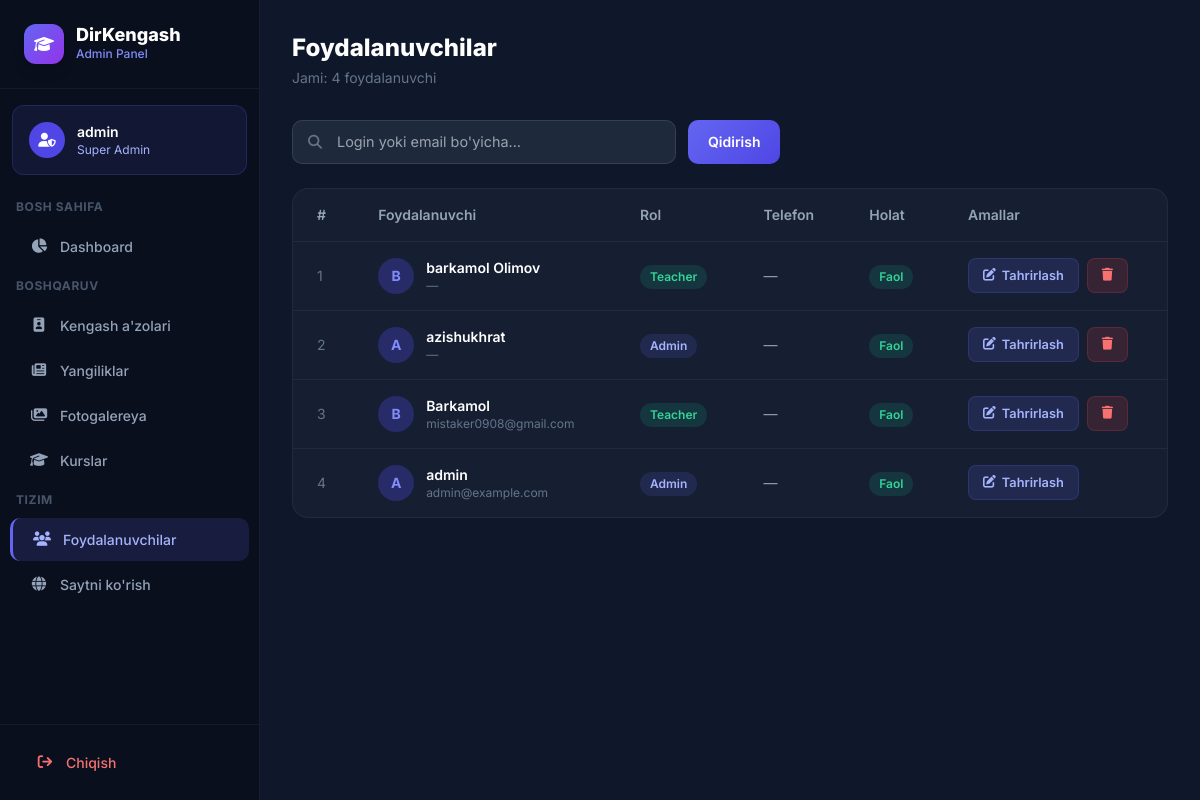
The page /admin-panel/users/ (signed in) on the database its author committed.
### core/models.py (models this page shows, shortened)
class User(AbstractUser):
    class Role(models.TextChoices):
        ADMIN = 'ADMIN', _('Admin')
        DIRECTOR = 'DIRECTOR', _('Director')
        TEACHER = 'TEACHER', _('Teacher')
    role = models.CharField(max_length=20, choices=Role.choices, default=Role.TEACHER)
    phone_number = models.CharField(max_length=20, blank=True, null=True)
    avatar = models.ImageField(upload_to='avatars/', null=True, blank=True)

### core/admin_views.py (the view)
# urls.py: path('admin-panel/users/', admin_views.admin_users_view, name='admin_users'),
@admin_required
def admin_users_view(request):
    q = request.GET.get('q', '')
    users = User.objects.all().order_by('-date_joined')
    if q:
        users = users.filter(Q(username__icontains=q) | Q(email__icontains=q))
    return render(request, 'admin_users.html', {'users': users, 'q': q})

### core/admin_views.py (called while the page is built)
def admin_required(view_func):
    @wraps(view_func)
    def wrapper(request, *args, **kwargs):
        if not request.user.is_authenticated:
            return redirect('admin_login')
        if not request.user.is_staff:
            return render(request, 'admin_403.html', status=403)
        return view_func(request, *args, **kwargs)
    return wrapper

### templates/admin_users.html (shortened to what this page needs)
{% extends 'admin_base.html' %}
{% block content %}
<div class="flex items-center justify-between mb-8">
    <div>
        <h1 class="text-2xl font-extrabold text-white mb-1">Foydalanuvchilar</h1>
        <p class="text-slate-500 text-sm">Jami: {{ users.count }} foydalanuvchi</p>
    </div>
</div>
<form method="get" class="mb-6 flex gap-3">
    <div class="relative flex-1 max-w-sm">
        <i class="fa-solid fa-search absolute left-4 top-1/2 -translate-y-1/2 text-slate-500 text-sm"></i>
        <input type="text" name="q" value="{{ q }}" class="admin-input pl-11" placeholder="Login yoki email bo'yicha...">
    </div>
    <button type="submit" class="btn-admin-primary">Qidirish</button>
</form>
<div class="bg-slate-800/50 border border-white/5 rounded-2xl overflow-hidden">
    <table class="w-full">
        <thead>
            <tr class="border-b border-white/5">
                <th class="text-left px-6 py-4 text-slate-400 font-semibold text-sm">#</th>
                <th class="text-left px-6 py-4 text-slate-400 font-semibold text-sm">Foydalanuvchi</th>
                <th class="text-left px-6 py-4 text-slate-400 font-semibold text-sm">Rol</th>
                <th class="text-left px-6 py-4 text-slate-400 font-semibold text-sm">Telefon</th>
                <th class="text-left px-6 py-4 text-slate-400 font-semibold text-sm">Holat</th>
                <th class="text-left px-6 py-4 text-slate-400 font-semibold text-sm">Amallar</th>
            </tr>
        </thead>
        <tbody>
            {% for u in users %}
            <tr class="table-row border-b border-white/5 last:border-0">
                <td class="px-6 py-4 text-slate-500 text-sm">{{ forloop.counter }}</td>
                <td class="px-6 py-4">
                    <div class="flex items-center gap-3">
                        <div class="w-9 h-9 rounded-full bg-indigo-600/30 flex items-center justify-center text-indigo-400 font-bold text-sm">
                            {{ u.username|first|upper }}
                        </div>
                        <div>
                            <div class="text-white text-sm font-semibold">{{ u.username }}</div>
                            <div class="text-slate-500 text-xs">{{ u.email|default:"—" }}</div>
                        </div>
                    </div>
                </td>
                <td class="px-6 py-4">
                    <span class="badge {% if u.is_staff %}badge-blue{% else %}badge-green{% endif %}">
                        {% if u.is_staff %}Admin{% else %}{{ u.get_role_display }}{% endif %}
                    </span>
                </td>
                <td class="px-6 py-4 text-slate-400 text-sm">{{ u.phone_number|default:"—" }}</td>
                <td class="px-6 py-4">
                    <span class="badge {% if u.is_active %}badge-green{% else %}badge-red{% endif %}">
                        {% if u.is_active %}Faol{% else %}Bloklangan{% endif %}
                    </span>
                </td>
                <td class="px-6 py-4 flex gap-2">
                    <a href="{% url 'admin_user_edit' u.pk %}" class="btn-admin-edit">
                        <i class="fa-solid fa-pen-to-square"></i> Tahrirlash
                    </a>
                    {% if u != request.user %}
                    <a href="{% url 'admin_user_delete' u.pk %}" class="btn-admin-danger">
                        <i class="fa-solid fa-trash"></i>
                    </a>
                    {% endif %}
                </td>
            </tr>
            {% empty %}
            <tr><td colspan="6" class="px-6 py-12 text-center text-slate-500">Foydalanuvchi topilmadi.</td></tr>
            {% endfor %}
        </tbody>
    </table>
</div>
{% endblock %}

### templates/admin_base.html (shortened to what this page needs)
<!DOCTYPE html>
<html lang="uz">
<head>
    <script src="https://cdn.tailwindcss.com"></script>
    <link rel="stylesheet" href="https://cdnjs.cloudflare.com/ajax/libs/font-awesome/6.4.0/css/all.min.css">
</head>
<body>
<div class="flex">
    <aside class="sidebar flex flex-col" style="position: fixed; top: 0; left: 0; height: 100vh; overflow-y: auto; z-index: 50;">
        <div class="p-6 border-b border-white/5">
            <div class="flex items-center gap-3">
                <div class="w-10 h-10 rounded-xl bg-gradient-to-br from-indigo-500 to-purple-600 flex items-center justify-center shadow-lg">
                    <i class="fa-solid fa-graduation-cap text-white"></i>
                </div>
                <div>
                    <div class="font-extrabold text-white text-lg leading-none">DirKengash</div>
                    <div class="text-indigo-400 text-xs font-medium mt-0.5">Admin Panel</div>
                </div>
            </div>
        </div>
        <div class="p-4 mx-3 mt-4 rounded-xl bg-indigo-500/10 border border-indigo-500/20 flex items-center gap-3">
            <div class="w-9 h-9 rounded-full bg-indigo-600 flex items-center justify-center shrink-0">
                <i class="fa-solid fa-user-shield text-white text-sm"></i>
            </div>
            <div class="min-w-0">
                <div class="text-white font-semibold text-sm truncate">{{ request.user.username }}</div>
                <div class="text-indigo-300 text-xs">Super Admin</div>
            </div>
        </div>
        <nav class="flex-1 py-4 space-y-0.5">
            <div class="px-4 py-2 text-xs font-bold text-slate-600 uppercase tracking-wider">Bosh sahifa</div>
            <a href="{% url 'admin_dashboard' %}" class="sidebar-link {% if request.resolver_match.url_name == 'admin_dashboard' %}active{% endif %}">
                <i class="fa-solid fa-chart-pie"></i> Dashboard
            </a>
            <div class="px-4 py-2 mt-2 text-xs font-bold text-slate-600 uppercase tracking-wider">Boshqaruv</div>
            <a href="{% url 'admin_members' %}" class="sidebar-link {% if 'member' in request.resolver_match.url_name %}active{% endif %}">
                <i class="fa-solid fa-id-badge"></i> Kengash a'zolari
            </a>
            <a href="{% url 'admin_news' %}" class="sidebar-link {% if 'news' in request.resolver_match.url_name %}active{% endif %}">
                <i class="fa-solid fa-newspaper"></i> Yangiliklar
            </a>
            <a href="{% url 'admin_gallery' %}" class="sidebar-link {% if 'gallery' in request.resolver_match.url_name %}active{% endif %}">
                <i class="fa-solid fa-images"></i> Fotogalereya
            </a>
            <a href="{% url 'admin_courses' %}" class="sidebar-link {% if 'course' in request.resolver_match.url_name %}active{% endif %}">
                <i class="fa-solid fa-graduation-cap"></i> Kurslar
            </a>
            <div class="px-4 py-2 mt-2 text-xs font-bold text-slate-600 uppercase tracking-wider">Tizim</div>
            <a href="{% url 'admin_users' %}" class="sidebar-link {% if 'user' in request.resolver_match.url_name %}active{% endif %}">
                <i class="fa-solid fa-users"></i> Foydalanuvchilar
            </a>
            <a href="{% url 'index' %}" target="_blank" class="sidebar-link">
                <i class="fa-solid fa-globe"></i> Saytni ko'rish
            </a>
        </nav>
        <div class="p-4 border-t border-white/5">
            <a href="{% url 'admin_logout' %}" class="sidebar-link text-red-400 hover:text-red-300 hover:bg-red-500/10 m-0">
                <i class="fa-solid fa-arrow-right-from-bracket"></i> Chiqish
            </a>
        </div>
    </aside>
    <main class="main-content" style="margin-left: 260px; min-height: 100vh; padding: 32px; width: calc(100% - 260px);">
        {% block content %}{% endblock %}
    </main>
</div>
</body>
</html>

### templates/admin_base.html (style rules this page uses)
* { box-sizing: border-box; }
body { font-family: 'Inter', sans-serif; background: #0f172a; color: #e2e8f0; margin: 0; }
.sidebar { width: 260px; min-height: 100vh; background: #0a0f1e; border-right: 1px solid rgba(255,255,255,0.06); }
.sidebar-link { display: flex; align-items: center; gap: 12px; padding: 11px 20px; border-radius: 10px; color: #94a3b8; font-size: 0.875rem; font-weight: 500; transition: all 0.2s; cursor: pointer; text-decoration: none; margin: 2px 10px; }
.sidebar-link:hover, .sidebar-link.active { background: rgba(99,102,241,0.15); color: #a5b4fc; }
.sidebar-link.active { border-left: 3px solid #6366f1; }
.sidebar-link i { width: 18px; text-align: center; font-size: 0.9rem; }
.admin-input { width: 100%; background: #1e293b; border: 1px solid rgba(255,255,255,0.1); border-radius: 10px; padding: 10px 14px; color: #e2e8f0; font-size: 0.9rem; transition: border-color 0.2s; font-family: 'Inter', sans-serif; outline: none; }
.badge { display: inline-flex; align-items: center; padding: 3px 10px; border-radius: 999px; font-size: 0.75rem; font-weight: 600; }
.badge-green { background: rgba(16,185,129,0.15); color: #34d399; }
.badge-blue { background: rgba(99,102,241,0.15); color: #a5b4fc; }
.btn-admin-primary { background: linear-gradient(135deg, #6366f1, #4f46e5); color: white; font-weight: 600; border: none; border-radius: 10px; padding: 10px 20px; cursor: pointer; transition: all 0.2s; display: inline-flex; align-items: center; gap: 8px; text-decoration: none; font-size: 0.875rem; }
.btn-admin-danger { background: rgba(239,68,68,0.15); color: #f87171; font-weight: 600; border: 1px solid rgba(239,68,68,0.2); border-radius: 8px; padding: 7px 14px; cursor: pointer; transition: all 0.2s; display: inline-flex; align-items: center; gap: 6px; text-decoration: none; font-size: 0.8rem; }
.btn-admin-edit { background: rgba(99,102,241,0.15); color: #a5b4fc; font-weight: 600; border: 1px solid rgba(99,102,241,0.2); border-radius: 8px; padding: 7px 14px; cursor: pointer; transition: all 0.2s; display: inline-flex; align-items: center; gap: 6px; text-decoration: none; font-size: 0.8rem; }
.main-content { flex: 1; overflow-x: hidden; }

### rows shown on the page
User: user.username "admin", username|first "A", username "admin", email "admin@example.com", is_staff "Admin", phone_number "—", is_active "Faol"
User: username|first "B", username "barkamol Olimov", email "—", role "Teacher", phone_number "—", is_active "Faol"
User: username|first "A", username "azishukhrat", email "—", is_staff "Admin", phone_number "—", is_active "Faol"
User: username|first "B", username "Barkamol", email "mistaker0908@gmail.com", role "Teacher", phone_number "—", is_active "Faol"

### other values the page prints
{{ users.count }} "4"
